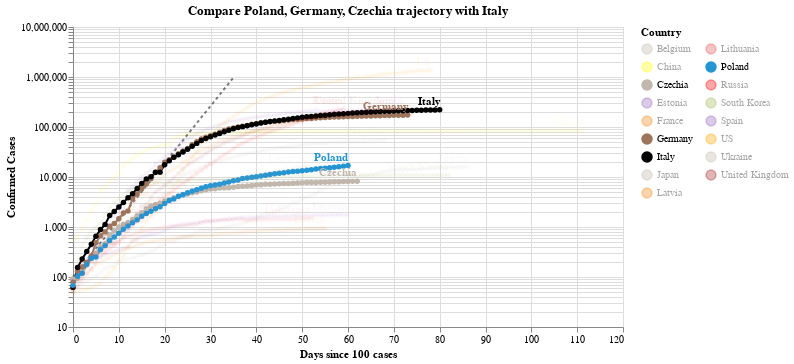

Notebook code cell kept with this figure:
### Code cell
#hide_input
chart2 = make_since_chart(dff2,['Poland', 'Germany', 'Czechia'], baseline_countries)
chart2

### Figure 1 — Vega-Lite specification as saved in the notebook (floating-point values rounded to 4 significant figures; data arrays with more than 128 entries replaced by an {"elided": "..."} marker saying what was removed)
{"config": {"view": {"continuousWidth": 400, "continuousHeight": 300}}, "layer": [{"data": {"name": "data-628230001892d6798b50651be41d1b3e"}, "mark": {"type": "line", "color": "black", "opacity": 0.5, "strokeDash": [3, 3]}, "encoding": {"x": {"type": "quantitative", "field": "Days since 100 cases"}, "y": {"type": "quantitative", "field": "Confirmed Cases"}}}, {"data": {"name": "data-a16954299549f4c0b2c47edb9effd117"}, "mark": {"type": "line", "point": true}, "encoding": {"color": {"type": "nominal", "field": "Country", "legend": {"columns": 2}, "scale": {"domain": ["Belgium", "China", "Czechia", "Estonia", "France", "Germany", "Italy", "Japan", "Latvia", "Lithuania", "Poland", "Russia", "South Korea", "Spain", "US", "Ukraine", "United Kingdom"], "range": ["#C1B7AD", "yellow", "#C1B7AD", "#9467bd", "#F58518", "#9D755D", "black", "#C1B7AD", "#F58518", "#E45756", "#2495D3", "red", "#A1BA59", "#9467bd", "orange", "#C1B7AD", "brown"]}}, "opacity": {"condition": {"value": 1, "selection": "selector002"}, "value": 0.05}, "tooltip": [{"type": "nominal", "field": "Country"}, {"type": "temporal", "field": "Date"}, {"type": "quantitative", "field": "Confirmed Cases"}, {"type": "quantitative", "field": "Days since 100 cases"}], "x": {"type": "quantitative", "field": "Days since 100 cases"}, "y": {"type": "quantitative", "field": "Confirmed Cases", "scale": {"type": "log"}}}, "selection": {"selector002": {"type": "multi", "fields": ["Country"], "bind": "legend", "init": [{"Country": "Poland"}, {"Country": "Germany"}, {"Country": "Czechia"}, {"Country": "Italy"}]}}, "width": 550}, {"data": {"name": "data-a16954299549f4c0b2c47edb9effd117"}, "mark": {"type": "text", "align": "right", "dy": -8, "fontWeight": "bold"}, "encoding": {"color": {"type": "nominal", "field": "Country", "legend": {"columns": 2}, "scale": {"domain": ["Belgium", "China", "Czechia", "Estonia", "France", "Germany", "Italy", "Japan", "Latvia", "Lithuania", "Poland", "Russia", "South Korea", "Spain", "US", "Ukraine", "United Kingdom"], "range": ["#C1B7AD", "yellow", "#C1B7AD", "#9467bd", "#F58518", "#9D755D", "black", "#C1B7AD", "#F58518", "#E45756", "#2495D3", "red", "#A1BA59", "#9467bd", "orange", "#C1B7AD", "brown"]}}, "opacity": {"condition": {"value": 1, "selection": "selector002"}, "value": 0.05}, "text": {"type": "nominal", "field": "Country"}, "tooltip": [{"type": "nominal", "field": "Country"}, {"type": "temporal", "field": "Date"}, {"type": "quantitative", "field": "Confirmed Cases"}, {"type": "quantitative", "field": "Days since 100 cases"}], "x": {"type": "quantitative", "field": "Days since 100 cases"}, "y": {"type": "quantitative", "field": "Confirmed Cases", "scale": {"type": "log"}}}, "transform": [{"filter": "(datum['Date'] >= 1589241600000)"}], "width": 550}], "title": "Compare Poland, Germany, Czechia trajectory with Italy", "$schema": "https://vega.github.io/schema/vega-lite/v4.0.2.json", "datasets": {"data-628230001892d6798b50651be41d1b3e": [{"Days since 100 cases": 0, "Confirmed Cases": 100.0}, {"Days since 100 cases": 1, "Confirmed Cases": 130.0}, {"Days since 100 cases": 2, "Confirmed Cases": 169.0}, {"Days since 100 cases": 3, "Confirmed Cases": 219.7}, {"Days since 100 cases": 4, "Confirmed Cases": 285.6}, {"Days since 100 cases": 5, "Confirmed Cases": 371.3}, {"Days since 100 cases": 6, "Confirmed Cases": 482.7}, {"Days since 100 cases": 7, "Confirmed Cases": 627.5}, {"Days since 100 cases": 8, "Confirmed Cases": 815.7}, {"Days since 100 cases": 9, "Confirmed Cases": 1060.0}, {"Days since 100 cases": 10, "Confirmed Cases": 1379.0}, {"Days since 100 cases": 11, "Confirmed Cases": 1792.0}, {"Days since 100 cases": 12, "Confirmed Cases": 2330.0}, {"Days since 100 cases": 13, "Confirmed Cases": 3029.0}, {"Days since 100 cases": 14, "Confirmed Cases": 3937.0}, {"Days since 100 cases": 15, "Confirmed Cases": 5119.0}, {"Days since 100 cases": 16, "Confirmed Cases": 6654.0}, {"Days since 100 cases": 17, "Confirmed Cases": 8650.0}, {"Days since 100 cases": 18, "Confirmed Cases": 11250.0}, {"Days since 100 cases": 19, "Confirmed Cases": 14620.0}, {"Days since 100 cases": 20, "Confirmed Cases": 19000.0}, {"Days since 100 cases": 21, "Confirmed Cases": 24710.0}, {"Days since 100 cases": 22, "Confirmed Cases": 32120.0}, {"Days since 100 cases": 23, "Confirmed Cases": 41750.0}, {"Days since 100 cases": 24, "Confirmed Cases": 54280.0}, {"Days since 100 cases": 25, "Confirmed Cases": 70560.0}, {"Days since 100 cases": 26, "Confirmed Cases": 91730.0}, {"Days since 100 cases": 27, "Confirmed Cases": 119300.0}, {"Days since 100 cases": 28, "Confirmed Cases": 155000.0}, {"Days since 100 cases": 29, "Confirmed Cases": 201500.0}, {"Days since 100 cases": 30, "Confirmed Cases": 262000.0}, {"Days since 100 cases": 31, "Confirmed Cases": 340600.0}, {"Days since 100 cases": 32, "Confirmed Cases": 442800.0}, {"Days since 100 cases": 33, "Confirmed Cases": 575600.0}, {"Days since 100 cases": 34, "Confirmed Cases": 748300.0}, {"Days since 100 cases": 35, "Confirmed Cases": 972800.0}], "data-a16954299549f4c0b2c47edb9effd117": {"elided": "1210 records"}}}
